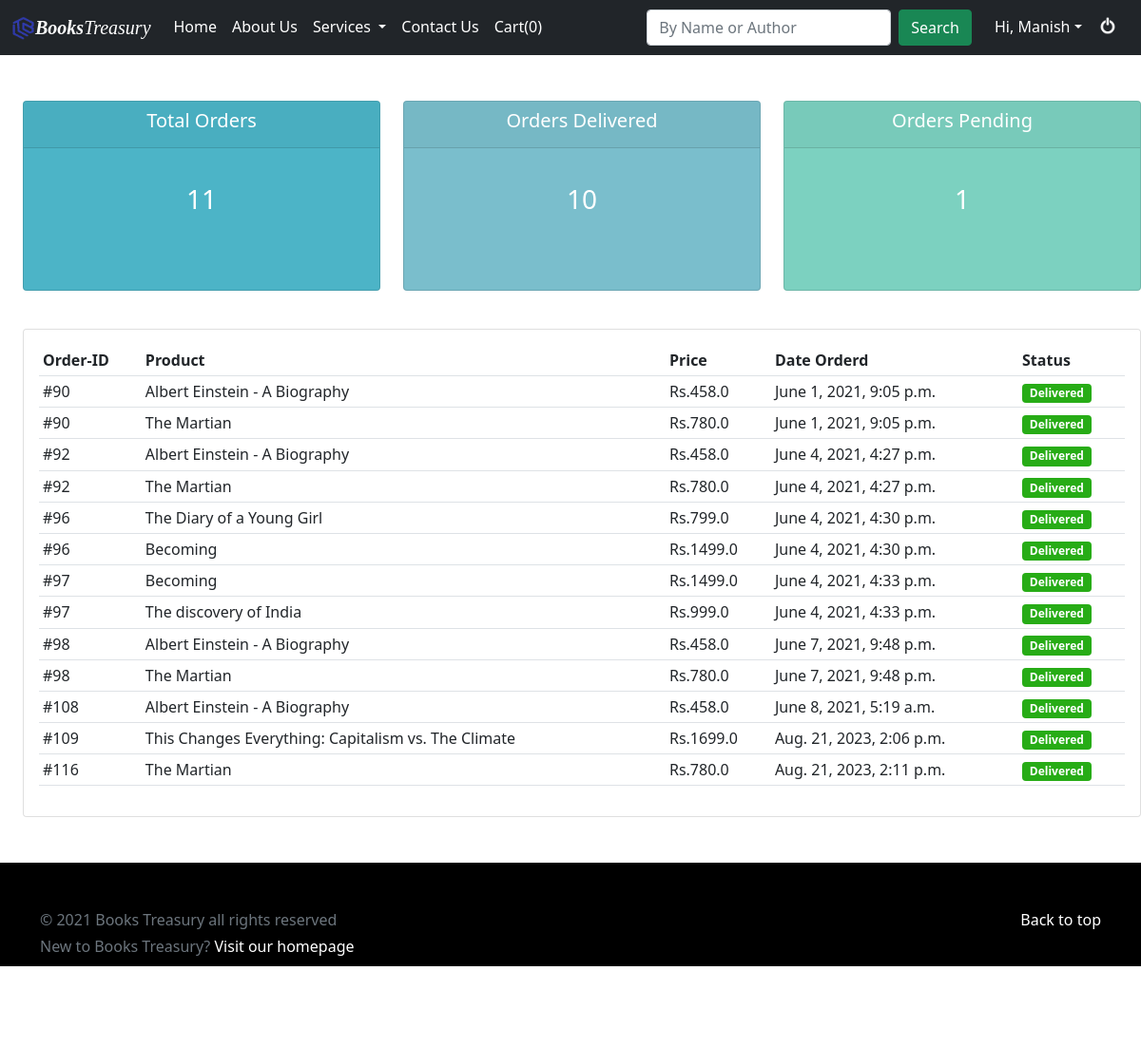
/orders (signed in), run on the app's committed database.
### home/models.py (models this page shows, shortened)
class OrderItem(models.Model):
	product = models.ForeignKey(Books, on_delete=models.SET_NULL, null=True)
	order = models.ForeignKey(Order, on_delete=models.SET_NULL, null=True)
	quantity = models.IntegerField(default=0, null=True, blank=True)
	date_added = models.DateTimeField(auto_now_add=True)

class Order(models.Model):
	customer = models.ForeignKey(User, on_delete=models.SET_NULL, null=True, blank=True)
	date_ordered = models.DateTimeField(auto_now_add=True)
	complete = models.BooleanField(default=False, null=True, blank=True)
	transaction_id = models.CharField(max_length=100, null=True)
	def __str__(self):
		return str(self.id)
	@property
	def get_cart_items(self):
		orderitems = self.orderitem_set.all()
		total = sum([item.quantity for item in orderitems])
		return total

class Books(models.Model):
    category=models.ForeignKey(Cathome, on_delete=models.SET_NULL, null=True, blank=True)
    image=models.ImageField(null=False, blank=False)
    description = models.TextField(max_length=500, null=False, blank=False)
    name = models.CharField(max_length=100, null=True, blank=False)
    author = models.CharField(max_length=130, null=True, blank=False)
    price = models.FloatField(null=True, blank=False)
    pdf = models.FileField(null=True, blank=True)
    digital = models.BooleanField(default=False,null=True, blank=True)
    date = models.DateField(null=True)
    likes=models.ManyToManyField(User, related_name="video_loved")
    dislikes=models.ManyToManyField(User, related_name="video_disliked")
    def __str__(self):
        return self.name
    class Meta:
        verbose_name_plural="Books"

### home/views.py (the view)
# urls.py: path('orders', views.orders, name='orders'),
@login_required(login_url='/sign_in')
def orders(request):
    if request.user.is_authenticated:
        order, created = Order.objects.get_or_create(customer=request.user, complete=False)
        items = order.orderitem_set.all()
        cartItems = order.get_cart_items
    else:
        item = []
        order = {'get_cart_total':0, 'get_cart_items':0, 'shipping':False}
        cartItems = order['get_cart_items']
    orders = Order.objects.filter(customer = request.user)
    orderItems = OrderItem.objects.filter(order__in=orders)
    total_orders = orders.count()
    delivered = orders.filter(complete='True').count()
    pending = orders.filter(complete='False').count()
    print('ORDERS:', orders)
    print(orderItems)
    context = {'orders':orders, 'orderItems':orderItems, 'total_orders':total_orders, 'delivered':delivered,'pending':pending, 'cartItems':cartItems}
    return render(request, 'orders.html', context)

### templates/orders.html (shortened to what this page needs)
{% extends 'base.html' %}
{% block body %}
<br>
<br>
<div class="row" style="max-width: 1490px; margin-left: 1%;">
	<div class="col">
		<div class="col-md">
			<div class="card text-center text-white  mb-3" id="total-orders" style=" height: 200px;">
			  	<div class="card-header">
			  		<h5 class="card-title">Total Orders</h5>
			  	</div>
			  	<div class="card-body">
			    	<h3 class="card-title" style="margin-top: 6%;">{{total_orders}}</h3>
			  	</div>
			</div>
		</div>
	</div>
	<div class="col">
		<div class="col-md">
			<div class="card text-center text-white  mb-3" id="orders-delivered" style=" height: 200px;">
			  	<div class="card-header">
			  		<h5 class="card-title">Orders Delivered</h5>
			  	</div>
			  	<div class="card-body">
			    	<h3 class="card-title" style="margin-top: 6%;">{{delivered}}</h3>
			  	</div>
			</div>
		</div>
	</div>
	<div class="col">
		<div class="col-md" >
			<div class="card text-center text-white  mb-3" id="orders-pending" style=" height: 200px;">
			  	<div class="card-header">
			  		<h5 class="card-title">Orders Pending</h5>
			  	</div>
			  	<div class="card-body">
			    	<h3 class="card-title" style="margin-top: 6%;">{{pending}}</h3>
			  	</div>
			</div>
		</div>
	</div>
</div><br>
<div class="row" style="max-width: 1490px; margin-left: 1%;">
	<div class="col-md">
		<div class="card card-body">
			<table class="table table-sm">
				<tr>
          			<th>Order-ID</th>
					<th>Product</th>
					<th>Price</th>
					<th>Date Orderd</th>
					<th>Status</th>
				</tr>
				{% for orderItems in orderItems %}
				<tr>
          			<td>#{{orderItems.order.id}}</td>
					<td>{{orderItems.product}}</td>
					<td>Rs.{{orderItems.product.price}}</td>
					<td>{{orderItems.date_added}}</td>
          {% if orderItems.order.complete == True %}
			<td><span class="badge badge-pill badge-success" style="color: white; background-color: rgb(39, 172, 22);">Delivered</span></td>
          {% else %}
          <td><span class="badge badge-pill badge-warning" style="color: white; background-color: rgb(255, 218, 9); width: 68px;">Pending</span></td>
          {% endif %}
				</tr>
				{% endfor %}
			</table>
		</div>
	</div>
</div>
<br><br>
<footer class="text-muted py-5" id="footer" style="background: black; color: grey;">
    <div class="container">
      <p class="float-end mb-1">
        <a class="text-decoration-none" href="#" style="color: white;">Back to top</a>
      </p>
      <p class="mb-1">&copy; 2021 Books Treasury all rights reserved</p>
      <p class="mb-0">New to Books Treasury? <a class="text-decoration-none" href="/" style="color: white;">Visit our homepage</a></p>
      <p style=" margin-top: 0.5%;"><a class="text-decoration-none" href="{% url 'misc' %}" target="_blank" style="color: white;">&#x2022; Privacy Policy</a><a class="text-decoration-none" href="{% url 'misc' %}" target="_blank" style="color: white; margin-left: 2%;">&#x2022; Terms & Conditions</a></p>
    </div>
  </footer>
{% endblock body %}

### templates/base.html (shortened to what this page needs)
<!DOCTYPE html>
<html lang="en">
<head>
    <link rel="stylesheet" href="https://cdnjs.cloudflare.com/ajax/libs/font-awesome/4.7.0/css/font-awesome.min.css">
</head>
<body>
        <!doctype html>
<html lang="en">
  <head>
    <link href="https://cdn.jsdelivr.net/npm/bootstrap@5.0.0-beta3/dist/css/bootstrap.min.css" rel="stylesheet">
  </head>
  <body>
    <nav class="navbar navbar-expand-lg navbar-dark bg-dark">
  <div class="container-fluid">
    <img class="logo" src="/static/img/btlogo.png" width="25" height="25">
    <a class="navbar-brand" id="logo" href="/dark" target="_blank"><strong>Books</strong>Treasury</a>
    <div class="collapse navbar-collapse" id="navbarSupportedContent">
      <ul class="navbar-nav me-auto mb-2 mb-lg-0">
        <li class="nav-item">
          <a class="nav-link active" id="cool-link" aria-current="page" href="/">Home</a>
        </li>
        <li class="nav-item">
          <a class="nav-link active" style="list-style-type:none" id="cool-link" href="/about">About Us</a>
        </li>
        <li class="nav-item dropdown" id="cool-link">
          <a class="nav-link dropdown-toggle" href="/services" id="navbarDropdown" role="button" data-bs-toggle="dropdown" aria-expanded="false">
            Services
          </a>
        </li>
       <li class="nav-item">
          <a class="nav-link active" id="cool-link" href="/contact">Contact Us</a>
        </li>
        <li class="nav-item">
          <a class="nav-link active" id="cool-link" href="/cart">Cart({{cartItems}})</a>
        </li>
      </ul>
      <form class="d-flex" action="{% url 'search_result' %}" method="GET" style="margin-right: 6px;">
        <input class="form-control me-2" type="text" placeholder="By Name or Author" aria-label="Search" name="query">
        <button class="btn btn-success" type="submit" name="button">Search</button>
      </form>
      {% if user.is_authenticated %}
      <div id="navbarSupportedContent" style="margin-left: 1%; width: 150px;">
        <ul class="navbar-nav mb-2 mb-lg-0">
          <li class="nav-item dropdown" id="cool-link" >
            <a class="nav-link dropdown-toggle" href="/profile" id="navbarDropdown" role="button" data-bs-toggle="dropdown" aria-expanded="false">Hi, {{request.user}}</a>
          </li>
          <li class="nav-item" style="margin-left: 1%;">
            <a class="nav-link active" id="cool-link" href="{% url 'logout' %}"><img name="logout" src="/static/img/signout.jpg" alt="Logout" style="width: 20px; height: 20px; margin-top: -6px;"></a>
          </li>
        </ul>
      </div>
      {% else %}
        <a class="nav-link" href="/sign_in" id="cool-link" style="color: white;" role="button">
          Sign In/Register
        </a>
      {% endif %}
    </div>
  </div>
</nav>
{% block body %} {% endblock body %}
  </body>
</html>
</body>
</html>

### templates/base.html (style rules this page uses)
#navbarDropdown { font-size: 16px; color: #fff; }
.navbar-brand { font-style:italic; font-family:'Times New Roman'; }
#cool-link::after { content: ''; display: block; width: 0; height: 2px; background: #fff; transition: width .3s; }

### templates/orders.html (style rules this page uses)
body { background-color: white; }
#total-orders { background-color: #4cb4c7; }
#orders-delivered { background-color: #7abecc; }
#orders-pending { background-color: #7CD1C0; }

### data on the page
OrderItem: order.id "90", product "Albert Einstein - A Biography", product.price "458.0", date_added "June 1, 2021, 9:05 p.m.", shows "Delivered"
OrderItem: order.id "90", product "The Martian", product.price "780.0", date_added "June 1, 2021, 9:05 p.m.", shows "Delivered"
OrderItem: order.id "92", product "Albert Einstein - A Biography", product.price "458.0", date_added "June 4, 2021, 4:27 p.m.", shows "Delivered"
OrderItem: order.id "92", product "The Martian", product.price "780.0", date_added "June 4, 2021, 4:27 p.m.", shows "Delivered"
OrderItem: order.id "96", product "The Diary of a Young Girl", product.price "799.0", date_added "June 4, 2021, 4:30 p.m.", shows "Delivered"
OrderItem: order.id "96", product "Becoming", product.price "1499.0", date_added "June 4, 2021, 4:30 p.m.", shows "Delivered"
OrderItem: order.id "97", product "Becoming", product.price "1499.0", date_added "June 4, 2021, 4:33 p.m.", shows "Delivered"
OrderItem: order.id "97", product "The discovery of India", product.price "999.0", date_added "June 4, 2021, 4:33 p.m.", shows "Delivered"
OrderItem: order.id "98", product "Albert Einstein - A Biography", product.price "458.0", date_added "June 7, 2021, 9:48 p.m.", shows "Delivered"
OrderItem: order.id "98", product "The Martian", product.price "780.0", date_added "June 7, 2021, 9:48 p.m.", shows "Delivered"
OrderItem: order.id "108", product "Albert Einstein - A Biography", product.price "458.0", date_added "June 8, 2021, 5:19 a.m.", shows "Delivered"
OrderItem: order.id "109", product "This Changes Everything: Capitalism vs. The Climate", product.price "1699.0", date_added "Aug. 21, 2023, 2:06 p.m.", shows "Delivered"
OrderItem: order.id "116", product "The Martian", product.price "780.0", date_added "Aug. 21, 2023, 2:11 p.m.", shows "Delivered"

### other printed values
{{ cartItems }} "0"
{{ request.user }} "Manish"
{{ total_orders }} "11"
{{ delivered }} "10"
{{ pending }} "1"
